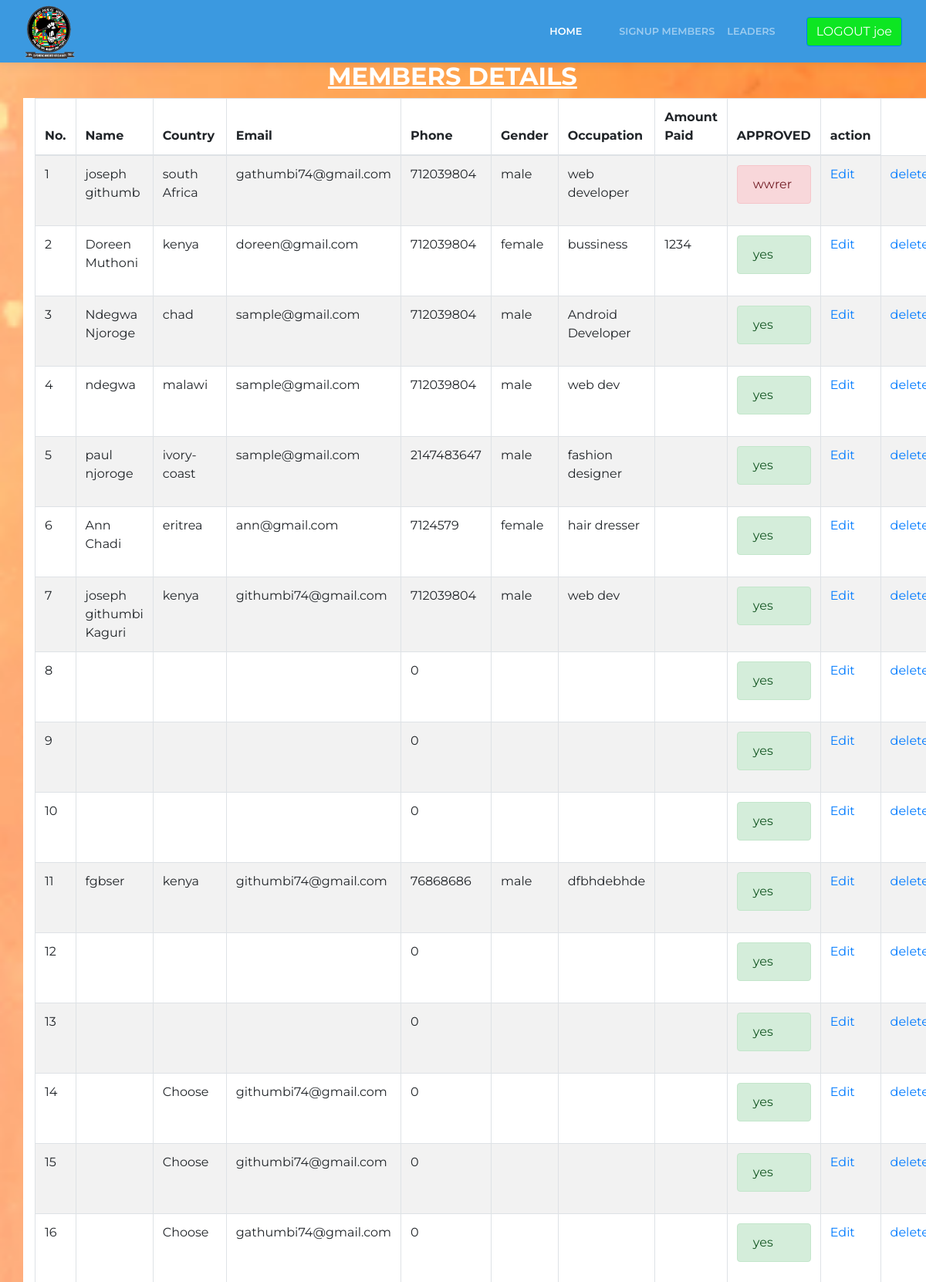
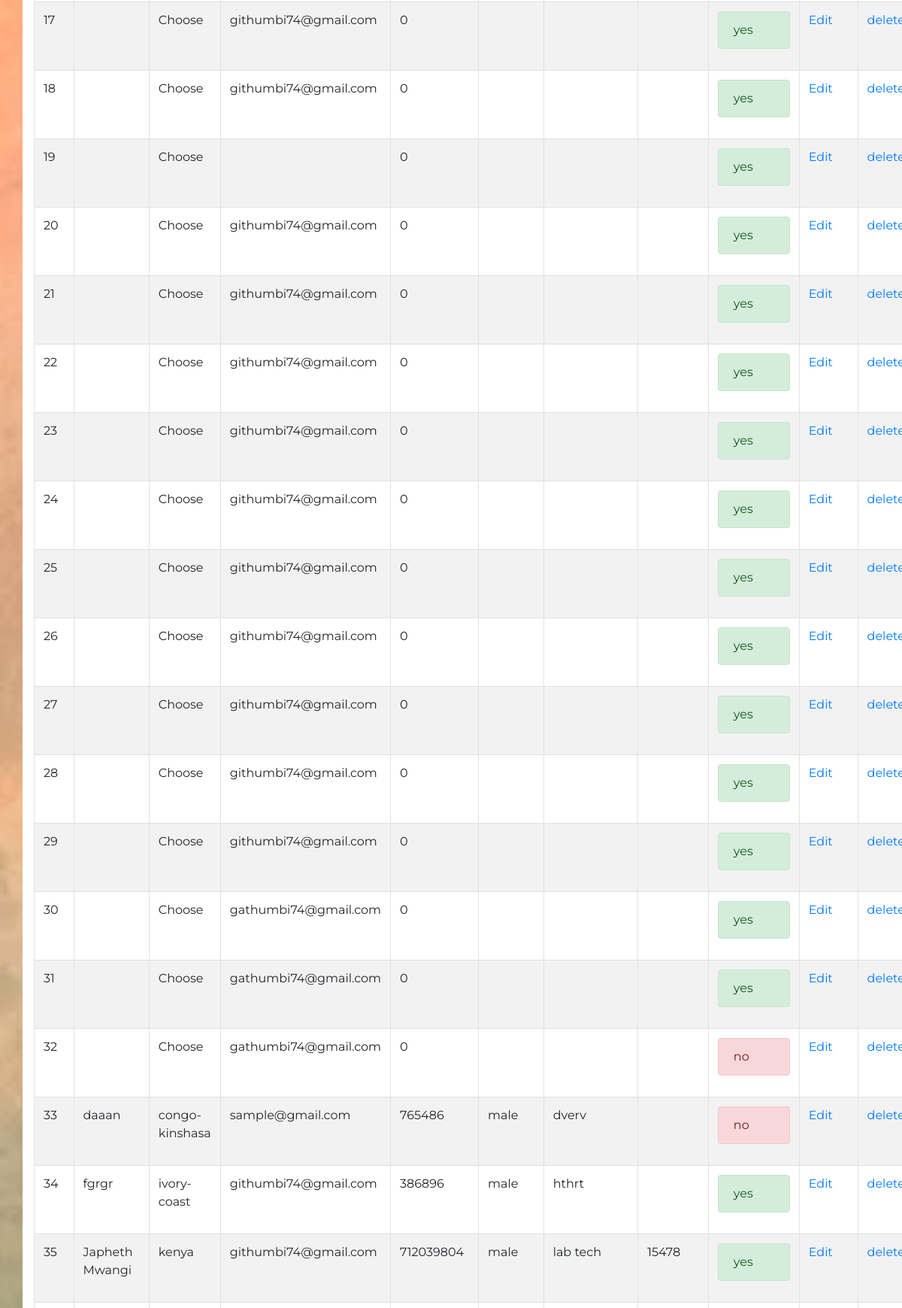
The page /admin/index.php (signed in, upper part) on the database its author committed (2 pictures, top to bottom).
### tables this page shows
CREATE TABLE `signup` (
  `id` int(128) NOT NULL,
  `name` varchar(128) NOT NULL,
  `country` varchar(128) NOT NULL,
  `email` varchar(128) NOT NULL,
  `phone` int(128) NOT NULL,
  `gender` varchar(128) NOT NULL,
  `work` varchar(128) NOT NULL,
  `address` varchar(128) NOT NULL,
  `city` varchar(128) NOT NULL,
  `profile` varchar(128) NOT NULL,
  `message` varchar(1000) NOT NULL,
  `approve` varchar(128) NOT NULL DEFAULT 'no',
  `amount` varchar(1280) NOT NULL
);

### admin/index.php (the view, shortened to what this page needs)
<?php
    include 'include/db.php';
    include 'include/header.php';
 ?>
            <div class="collapse navbar-collapse" id="navcol-1" style="background-color:#3b99e0;width:328px;margin:0;">
                <ul class="nav navbar-nav ml-auto">
                    <li class="nav-item" role="presentation"><a class="nav-link active" href="index.php">Home</a></li>
                    <li class="style="text-decoration: underline;"nav-item" role="presentation"><a class="nav-link" href="signup.php">SIGNUP MEMBERS</a></li>
                    <li class="nav-item" role="presentation" ><a class="nav-link" href="leaders.php">leaders</a></li>
                </ul>
            <a href="include/logout.php" class="btn btn-primary" type="submit" style="background-color:rgb(13,230,34);">LOGOUT <?=$_SESSION['name'];?></a>
                </div>
        </div>
    </nav>
    <main class="page landing-page"></main>
    <div>
        <div class="container">
            <div class="row">
                <div class="col-md-12 col-xl-4 offset-xl-4">
                    <h2 style="color:rgb(255,255,255);"><strong><span style="text-decoration: underline;">MEMBERS DETAILS</span></strong></h2>
                    <div class="row">
                        <div class="col">
                        </div>
                    </div>
                </div>
            </div>
        </div>
    </div>
    <div class="d-inline" data-aos="fade" style="background-color:#d60606;">
        <div class="container">
            <div class="row" style="background-color:#ffffff;">
                <div class="col"><table id="example" class="table table-striped table-bordered" cellspacing="0" width="100%">
       <thead>
		<tr>
      <th>No.</th>
			<th>Name</th>
      <th>Country</th>
			<th>Email</th>
      <th>Phone</th>
      <th>Gender</th>
      <th>Occupation</th>
      <th>Amount Paid</th>
      <th>APPROVED</th>
      <th>action</th>
		</tr>
	</thead>
	<tbody>
		<?php
$results = mysqli_query($db, "SELECT * FROM signup");
    $i=1;
     while ($row = mysqli_fetch_array($results)) { ?>
			<tr>
             <td> <?php
                echo $i;
                $i++;
            ?>
          </td>
			       <td><?php echo $row['name']; ?></td>
             <td><?php echo $row['country']; ?></td>
			       <td><?php  echo $row['email']; ?></td>
		         <td><?php  echo $row['phone']; ?></td>
             <td><?php  echo $row['gender']; ?></td>
             <td><?php  echo $row['work']; ?></td>
             <td><?php echo $row['amount']; ?></td>
             <?php
              if ($row['approve']=='yes') { ?>
                 <td><div class="alert alert-success" role="alert">
                       <?php echo $row['approve']; ?>
                      </div></td>
             <?php }else { ?>
               <td><div class="alert alert-danger" role="alert">
                       <?php echo $row['approve']; ?>
                      </div></td>
           <?php  }
             ?>
                 <td>
            <a href="edit.php?edit=<?php echo $row['id']; ?>" onclick="return confirm('Are you sure You want to Edit details of Selected Person?')">Edit</a>
          </td>
          <td>
            <a href="index.php?del=<?php echo $row['id']; ?>" onclick="return confirm('Are you sure You want to Delete Selected Person?')">delete</a>
          </td>
		</tr>
		<?php }
		?>
	</tbody>
    </table></div>
            </div>
        </div>
    </div>
    <br><br><br><br><br><br>
    <?php
        include 'include/footer.php';
    ?>

### admin/include/header.php (shortened to what this page needs)
<!DOCTYPE html>
<html>
<head>
    <link rel="stylesheet" href="assets/bootstrap/css/bootstrap.min.css">
    <link rel="stylesheet" href="assets/css/Contact-Form-Clean.css">
    <link rel="stylesheet" href="assets/css/Data-Table-1.css">
    <link rel="stylesheet" href="assets/css/Data-Table.css">
    <link rel="stylesheet" href="assets/css/Header-Blue.css">
    <link rel="stylesheet" href="https://cdn.datatables.net/1.10.15/css/dataTables.bootstrap.min.css">
    <link rel="stylesheet" href="https://cdnjs.cloudflare.com/ajax/libs/animate.css/3.5.2/animate.min.css">
    <link rel="stylesheet" href="https://cdnjs.cloudflare.com/ajax/libs/aos/2.1.1/aos.css">
    <link rel="stylesheet" href="assets/css/Login-Form-Clean.css">
    <link rel="stylesheet" href="assets/css/News-Cards.css">
    <link rel="stylesheet" href="assets/css/Registration-Form-with-Photo.css">
    <link rel="stylesheet" href="assets/css/untitled.css">
</head>
<body style="background: url(&quot;assets/img/cross 3.jpg&quot;) no-repeat center center fixed; background-size: cover;
  height: 100%; ">
    <nav class="navbar navbar-dark navbar-expand-lg fixed-top bg-info pulse animated clean-navbar" style="background-color:rgb(255,255,255);height:81px;">
        <div class="container-fluid"><a class="navbar-brand logo" href="#" style="background-color:rgba(61,54,54,0);">
        <img src="assets/img/img.png" style="width:68px;height:72px;">&nbsp;
        </a>

### admin/include/footer.php (shortened to what this page needs)
</body>
</html>

### admin/assets/css/Data-Table-1.css (style rules this page uses)
#example { margin-bottom:0; }

### admin/assets/css/Data-Table.css (style rules this page uses)
#example { background-color:white; margin-bottom:0; }

### admin/assets/css/News-Cards.css (style rules this page uses)
img { border-radius:5px; }

### rows shown on the page
signup: name "joseph githumb", country "south Africa", email "gathumbi74@gmail.com", phone "712039804", gender "male", work "web developer", approve "wwrer"
signup: name "Doreen Muthoni", country "kenya", email "doreen@gmail.com", phone "712039804", gender "female", work "bussiness", amount "1234", approve "yes"
signup: name "Ndegwa Njoroge", country "chad", email "sample@gmail.com", phone "712039804", gender "male", work "Android Developer", approve "yes"
signup: name "ndegwa", country "malawi", email "sample@gmail.com", phone "712039804", gender "male", work "web dev", approve "yes"
signup: name "paul njoroge", country "ivory-coast", email "sample@gmail.com", phone "2147483647", gender "male", work "fashion designer", approve "yes"
signup: name "Ann Chadi", country "eritrea", email "ann@gmail.com", phone "7124579", gender "female", work "hair dresser", approve "yes"
signup: name "joseph githumbi Kaguri", country "kenya", email "githumbi74@gmail.com", phone "712039804", gender "male", work "web dev", approve "yes"
signup: phone "0", approve "yes"
signup: phone "0", approve "yes"
signup: phone "0", approve "yes"
signup: name "fgbser", country "kenya", email "githumbi74@gmail.com", phone "76868686", gender "male", work "dfbhdebhde", approve "yes"
signup: phone "0", approve "yes"
signup: phone "0", approve "yes"
signup: country "Choose", email "githumbi74@gmail.com", phone "0", approve "yes"
signup: country "Choose", email "githumbi74@gmail.com", phone "0", approve "yes"
signup: country "Choose", email "gathumbi74@gmail.com", phone "0", approve "yes"
signup: country "Choose", email "githumbi74@gmail.com", phone "0", approve "yes"
signup: country "Choose", email "githumbi74@gmail.com", phone "0", approve "yes"
signup: country "Choose", phone "0", approve "yes"
signup: country "Choose", email "githumbi74@gmail.com", phone "0", approve "yes"
signup: country "Choose", email "githumbi74@gmail.com", phone "0", approve "yes"
signup: country "Choose", email "githumbi74@gmail.com", phone "0", approve "yes"
signup: country "Choose", email "githumbi74@gmail.com", phone "0", approve "yes"
signup: country "Choose", email "githumbi74@gmail.com", phone "0", approve "yes"
signup: country "Choose", email "githumbi74@gmail.com", phone "0", approve "yes"
signup: country "Choose", email "githumbi74@gmail.com", phone "0", approve "yes"
signup: country "Choose", email "githumbi74@gmail.com", phone "0", approve "yes"
signup: country "Choose", email "githumbi74@gmail.com", phone "0", approve "yes"
signup: country "Choose", email "githumbi74@gmail.com", phone "0", approve "yes"
signup: country "Choose", email "gathumbi74@gmail.com", phone "0", approve "yes"
signup: country "Choose", email "gathumbi74@gmail.com", phone "0", approve "yes"
signup: country "Choose", email "gathumbi74@gmail.com", phone "0", approve "no"
signup: name "daaan", country "congo-kinshasa", email "sample@gmail.com", phone "765486", gender "male", work "dverv", approve "no"
signup: name "fgrgr", country "ivory-coast", email "githumbi74@gmail.com", phone "386896", gender "male", work "hthrt", approve "yes"
signup: name "Japheth Mwangi", country "kenya", email "githumbi74@gmail.com", phone "712039804", gender "male", work "lab tech", amount "15478", approve "yes"

### other values the page prints
$_SESSION['name'] "joe"
